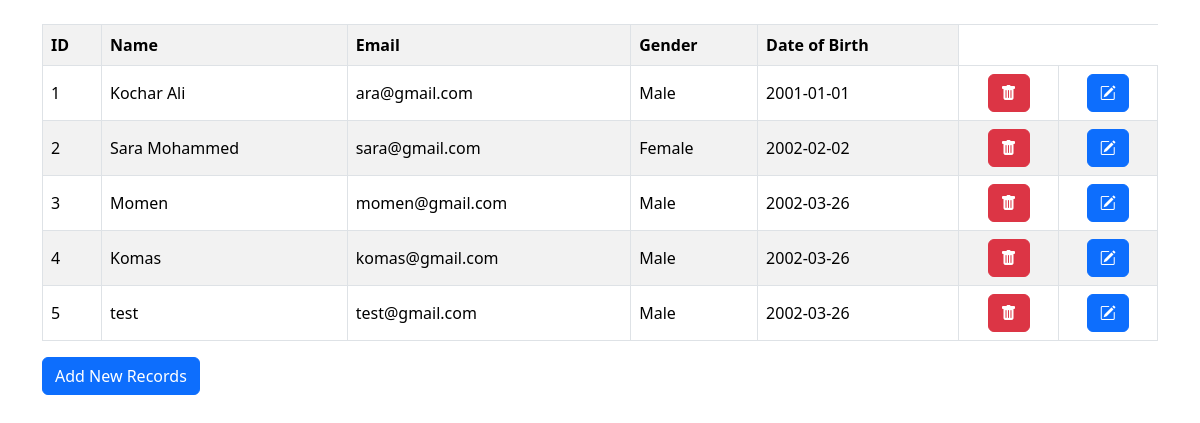
The page / on the database its author committed.
### tables this page shows
CREATE TABLE `student` (
  `id` int(11) NOT NULL,
  `name` varchar(100) DEFAULT NULL,
  `email` varchar(100) DEFAULT NULL,
  `gender` enum('Male','Female') DEFAULT NULL,
  `dob` date DEFAULT NULL
);

### index.php (the view, shortened to what this page needs)
<!DOCTYPE html>
<html lang="en">
<head>
    <link href="https://cdn.jsdelivr.net/npm/bootstrap@5.3.2/dist/css/bootstrap.min.css" rel="stylesheet">
    <link rel="stylesheet" href="https://cdn.jsdelivr.net/npm/bootstrap-icons@1.11.1/font/bootstrap-icons.css">
</head>
<body>
    <br>
    <?php
        include "connect.php";
        $query = "SELECT * FROM `student`;";
        $result = mysqli_query($conn, $query);
        ?>
        <div class="container">
            <table class="table table-striped table-hover table-bordered">
                <tr>
                    <th class='align-middle'>ID</th>
                    <th class='align-middle'>Name</th>
                    <th class='align-middle'>Email</th>
                    <th class='align-middle'>Gender</th>
                    <th class='align-middle'>Date of Birth</th>
                </tr>
                    <?php
                    if(mysqli_num_rows($result) > 0) {
                        while($row = mysqli_fetch_assoc($result)) {
                            $id = $row['id'];
                            echo "<tr>".
                                "<td class='align-middle'>".$row['id']."</td>".
                                "<td class='align-middle'>".$row['name']."</td>".
                                "<td class='align-middle'>".$row['email']."</td>".
                                "<td class='align-middle'>".$row['gender']."</td>".
                                "<td class='align-middle'>".$row['dob']."</td>".
                                "<form action='deleteInterface.php' method='GET'>".
                                    "<td class='align-middle text-center' style='margin: 0 !important;'><button type='submit' name='id' value='$id' class='btn btn-danger'><i class='bi bi-trash-fill'/></button></td>".
                                "</form>".
                                "<form action='updateInterface.php' method='GET'>".
                                    "<td class='align-middle text-center' style='margin: 0 !important;'><button type='submit' name='id' value='$id' class='btn btn-primary'><i class='bi bi-pencil-square' /></button></td>".
                                "</form>".
                            "</tr>";
                        }
                    } else {
                        echo "No records";
                    }
                    ?>
            </table>
        </div>
        <div class="container">
            <button type="button" class="btn btn-primary" data-bs-toggle="modal" data-bs-target="#addModal">
                Add New Records
            </button>
        </div>
</body>
</html>

### rows shown on the page
student: id "1", name "Kochar Ali", email "ara@gmail.com", gender "Male", dob "2001-01-01"
student: id "2", name "Sara Mohammed", email "sara@gmail.com", gender "Female", dob "2002-02-02"
student: id "3", name "Momen", email "momen@gmail.com", gender "Male", dob "2002-03-26"
student: id "4", name "Komas", email "komas@gmail.com", gender "Male", dob "2002-03-26"
student: id "5", name "test", email "test@gmail.com", gender "Male", dob "2002-03-26"
